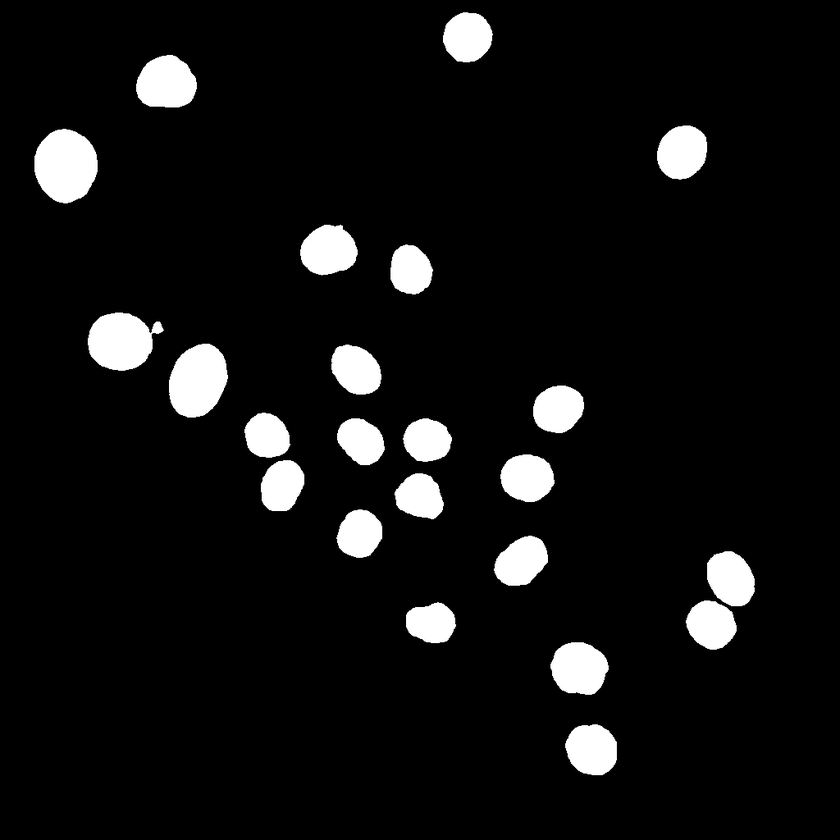
#> input picture test_dataset/masks/01_t003.tif, 840 x 840 px, shrunk from 1024 x 1024 before the run; its folder holds only this picture in this run
$ python test.py
#> lines starting #> are read from the running program, lines starting #| are printed output that depends on the picture; after the words box and inside, x2 and y2 are one past the last pixel; in counts of white or black regions, pixels touching at a corner belong together
import glob
import os
from pathlib import Path
import numpy as np
from PIL import Image
from torch.utils.tensorboard import SummaryWriter
import cv2

# [4 lines left out: function read_gray_01, not called in this run]

def to_binary01(arr: np.ndarray) -> np.ndarray:
    return (arr > 0.5).astype(np.uint8)

# [53 lines left out: functions compute_iou_binary, overlay_rgb, compute_and_log_iou, not called in this run]

def imshow_components(labels):
    # Map component labels to hue val
    label_hue = np.uint8(179 * labels / np.max(labels))
    blank_ch = 255 * np.ones_like(label_hue)
    labeled_img = cv2.merge([label_hue, blank_ch, blank_ch])

    # cvt to BGR for display
    labeled_img = cv2.cvtColor(labeled_img, cv2.COLOR_HSV2BGR)

    # set bg label to black
    labeled_img[label_hue == 0] = 0

    return labeled_img

if __name__ == "__main__":
    # [14 lines of commented-out code are left out]

    predictions_masks_path = "test_dataset/masks"
    os.makedirs("test_dataset/labeled_train_masks", exist_ok=True)

    predictions_masks_img = sorted(glob.glob(predictions_masks_path + "/*.tif"))


    for img in predictions_masks_img:
        filename = Path(img).stem
        img = cv2.imread(img, 0)
#> img is the input picture: shape (840, 840); min 0, max 255, mean 17.3
        img = cv2.threshold(img, 127, 255, cv2.THRESH_BINARY)[1]  # ensure binary
#> img: shape (840, 840); 6.8% white; 23 white regions, largest, box (x1, y1, x2, y2) and area: (34, 129, 98, 203) 3641, (169, 344, 228, 418) 3320, (88, 313, 164, 371) 3094
        num_labels, labels_im = cv2.connectedComponents(img)
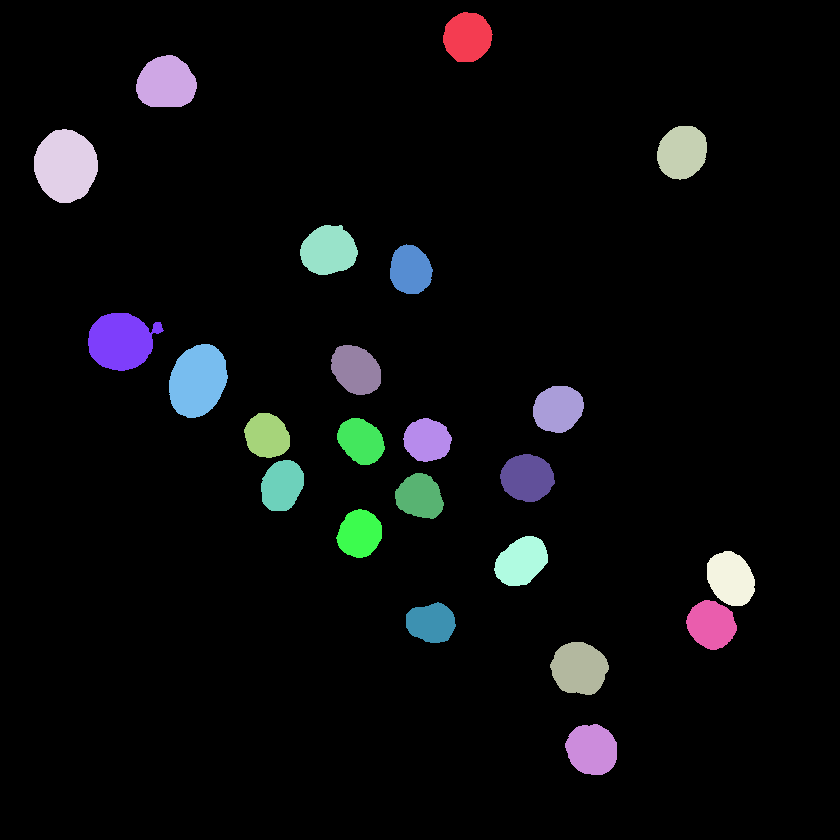
#> labels_im: shape (840, 840) int32; 24 distinct labels, from 0 to 23; one colour per label, 0 black
#> num_labels = 24

        labeled_img = imshow_components(labels_im)
#> in imshow_components, `label_hue = np.uint8(179 * labels / np.max(labels))`:
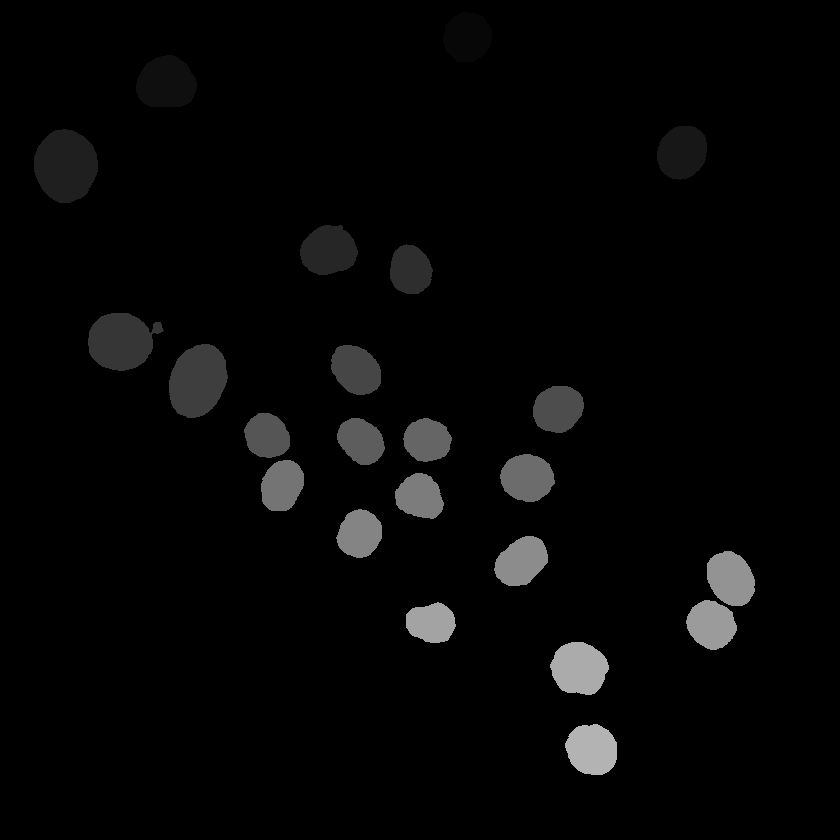
#> label_hue: shape (840, 840); min 0, max 179, mean 6
#> in imshow_components, `labeled_img = cv2.merge([label_hue, blank_ch, blank_ch])`:
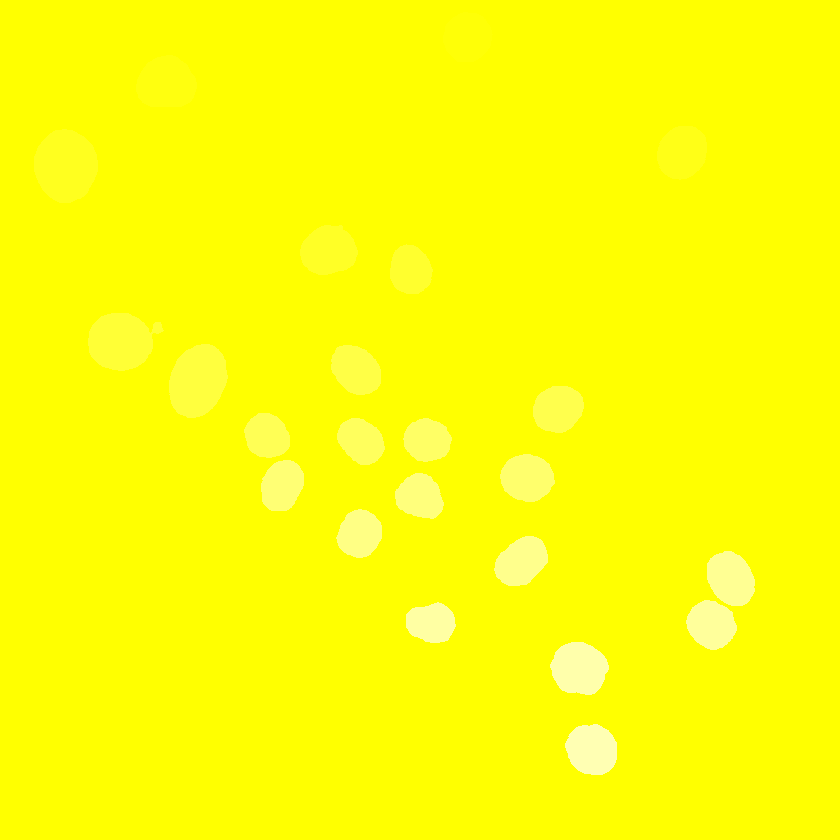
#> labeled_img: shape (840, 840, 3); mean of channels 0, 1, 2 6, 255, 255; drawn as B, G, R
#> in imshow_components, `labeled_img = cv2.cvtColor(labeled_img, cv2.COLOR_HSV2BGR)`:
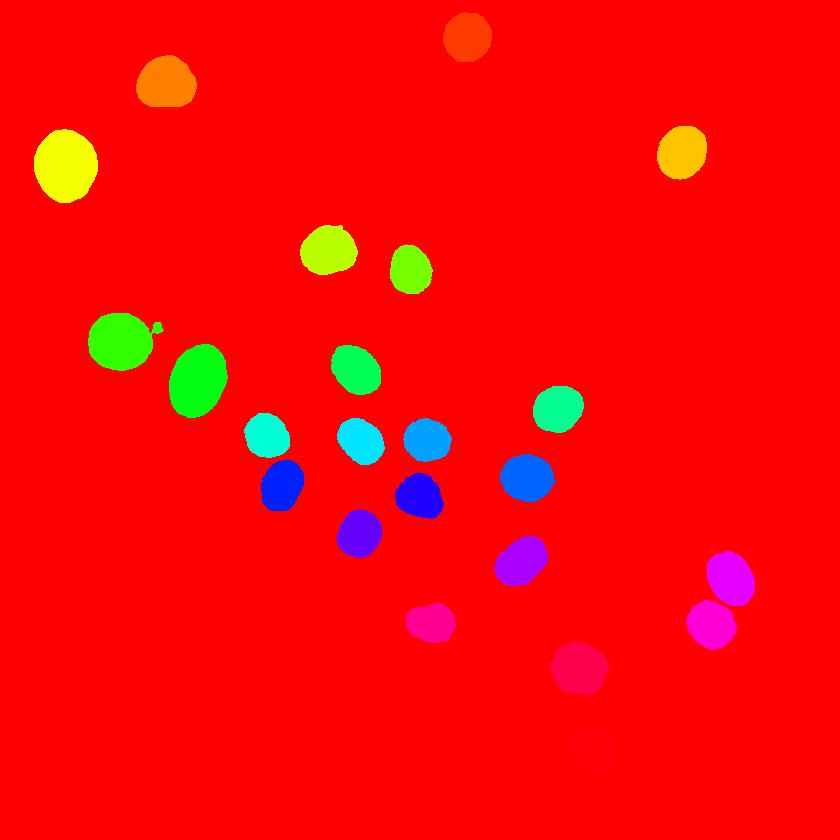
#> labeled_img: shape (840, 840, 3); mean B, G, R 7.5, 9.4, 246.7
#> in imshow_components, `labeled_img[label_hue == 0] = 0`:
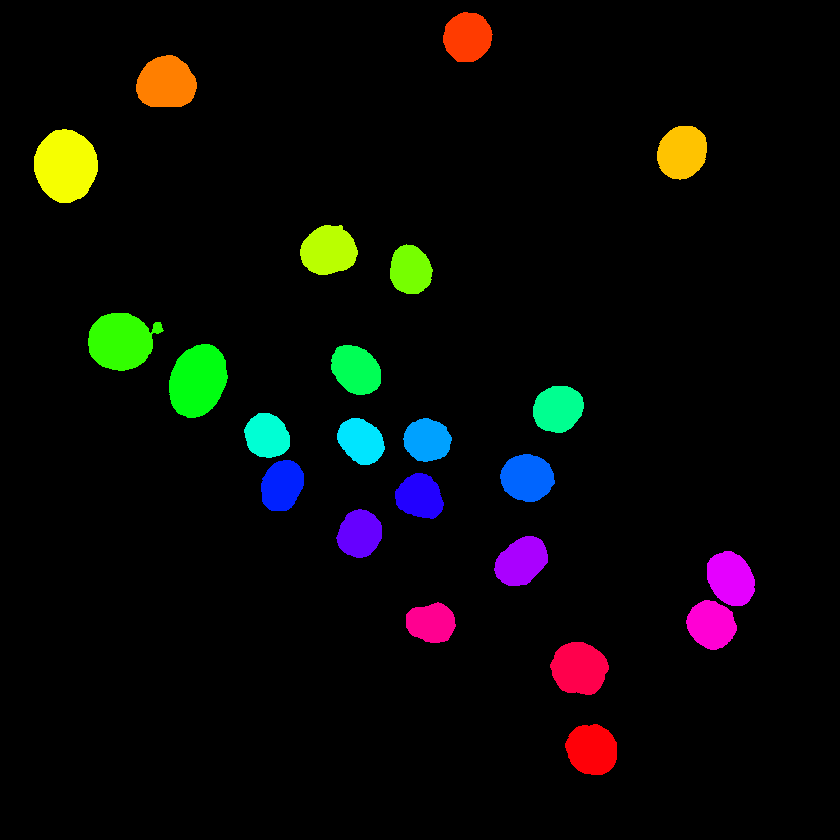
#> labeled_img: shape (840, 840, 3); mean B, G, R 7.5, 9.4, 9

        labeled_img = Image.fromarray(labeled_img)
        labeled_img.save(os.path.join("test_dataset/labeled_train_masks", f"{filename}_wl.png"))

$ run again, on test_dataset/masks/01_t081.tif
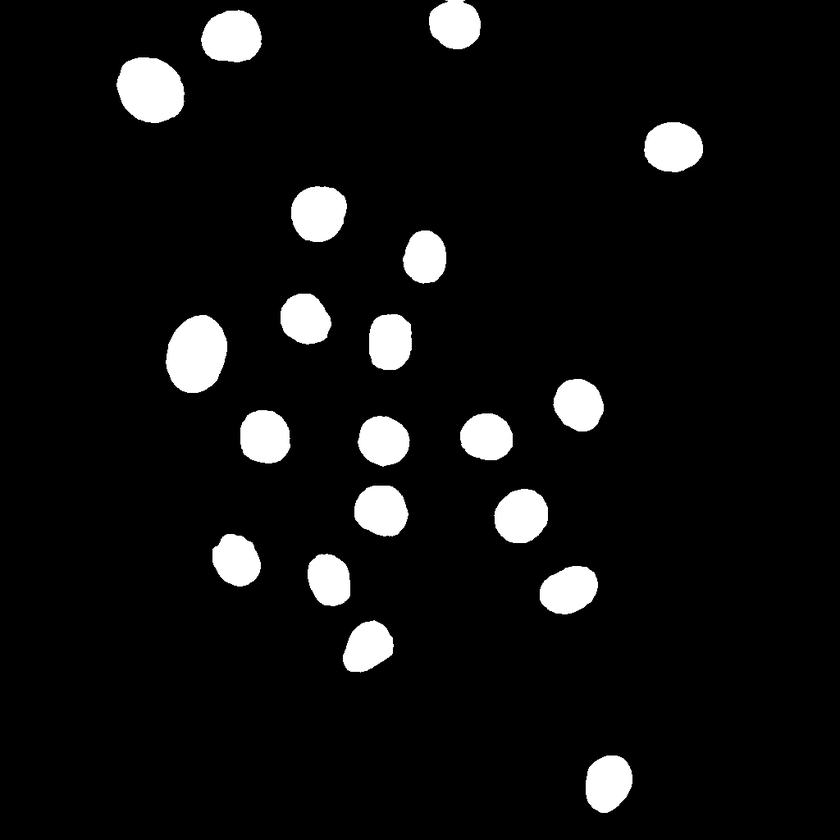
#> input picture test_dataset/masks/01_t081.tif, 840 x 840 px, shrunk from 1024 x 1024 before the run
#> img is the input picture: shape (840, 840); min 0, max 255, mean 16.1
#> img: shape (840, 840); 6.3% white; 20 white regions, largest, box (x1, y1, x2, y2) and area: (166, 315, 227, 393) 3650, (116, 57, 185, 123) 3486, (201, 10, 262, 62) 2507
#> `num_labels, labels_im = cv2.connectedComponents(img)`:
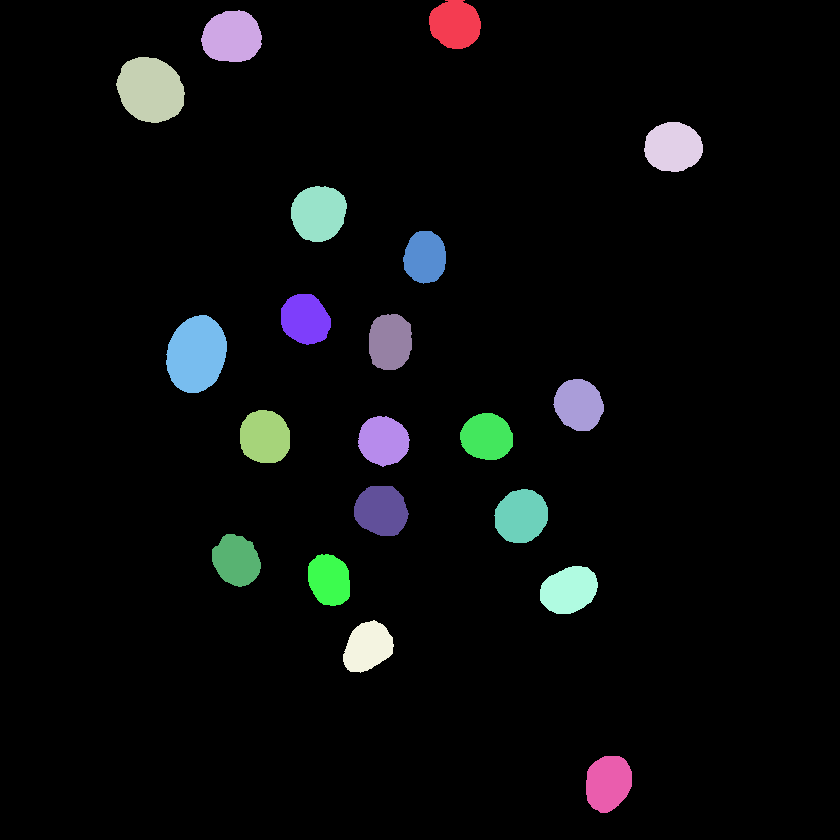
#> labels_im: shape (840, 840) int32; 21 distinct labels, from 0 to 20; one colour per label, 0 black
#> num_labels = 21
#> in imshow_components, `labeled_img[label_hue == 0] = 0`:
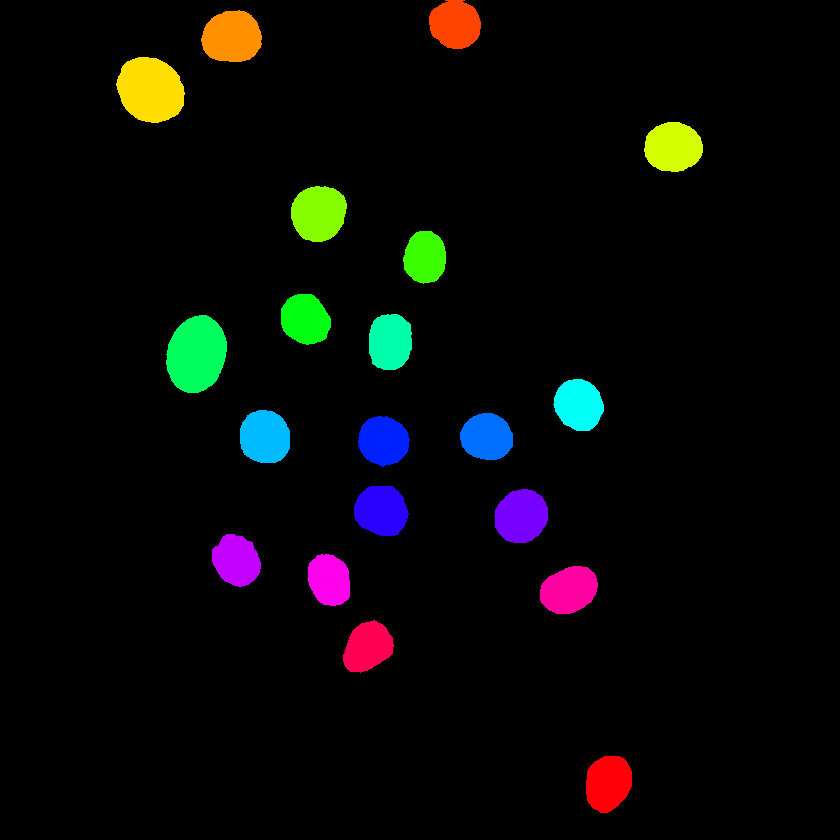
#> labeled_img: shape (840, 840, 3); mean B, G, R 7.6, 8.6, 8.1
